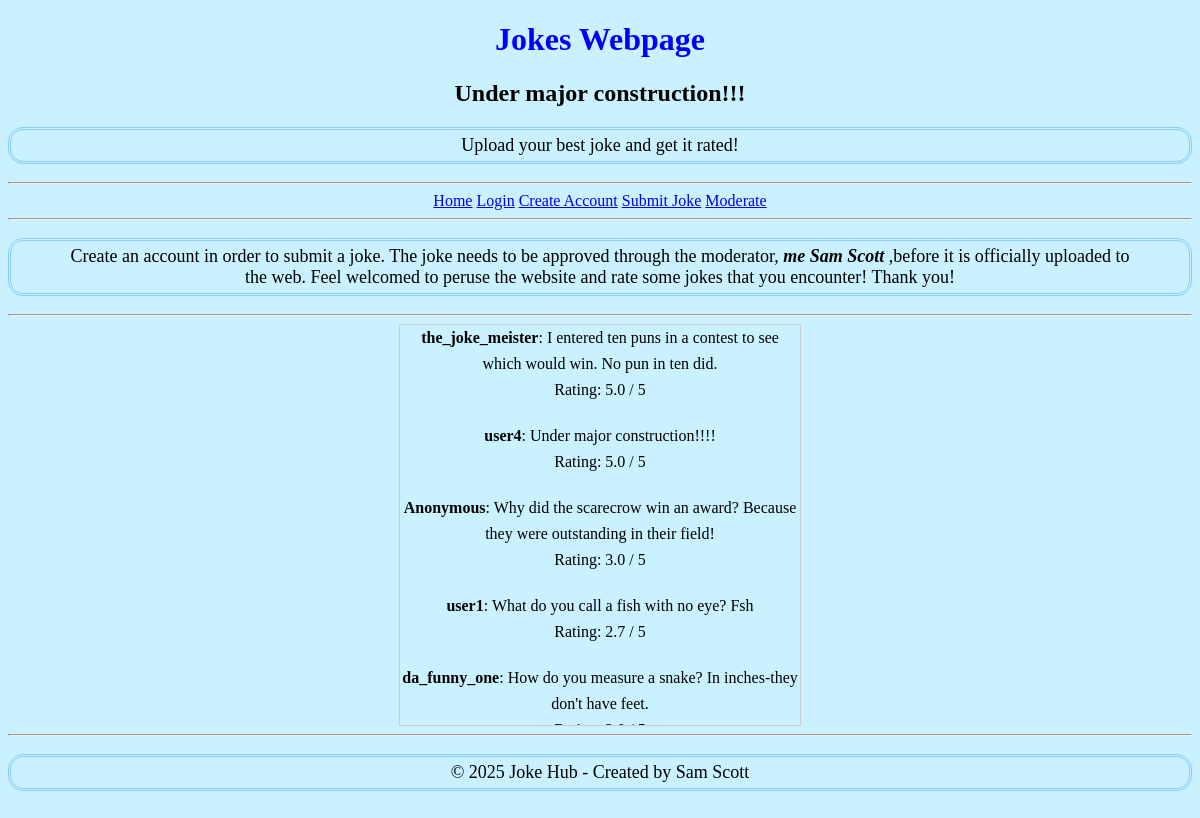
The page / on the database its author committed.
### tables this page shows
CREATE TABLE jokes (
                    id INTEGER PRIMARY KEY AUTOINCREMENT,
                    content TEXT NOT NULL,
                    timestamp TEXT NOT NULL,
                    rating REAL DEFAULT 0,
                    approved INTEGER DEFAULT 0
                    , username TEXT);

### app.py (the view)
@app.route("/", methods=['GET', 'POST'])
def index():
    conn = sqlite3.connect('jokes.db')
    c = conn.cursor()
    c.execute('SELECT content, rating, username, id FROM jokes WHERE approved=1 ORDER BY rating DESC')
    jokes = c.fetchall()
    conn.close()
    return render_template('index.html', jokes=jokes, username=session.get('username'))

### templates/index.html (shortened to what this page needs)
<!DOCTYPE html>
<html lang="en">
<head>
    <link rel="stylesheet" href="{{ url_for('static', filename='css/index.css') }}">
</head>
<body>
    <header>
        <h1> Jokes Webpage </h1>
        <h2>Under major construction!!!</h2>
        <div class="subtitle">
            <p>Upload your best joke and get it rated!</p>
        </div>
        <hr>
    </header>
    <nav>
        <div class="hyperlinks">
        <a href="/">Home</a>
        <a href="/login">Login</a>
        <a href="/create_account">Create Account</a>
        <a href="/submit_joke">Submit Joke</a>
        <a href="/moderate">Moderate</a>
        </div>
        <hr>
    </nav>
    <p> Create an account in order to submit a joke. The joke needs to be approved through
        the moderator, <em> <b> me Sam Scott </b> </em> ,before it is officially uploaded to the web. Feel
    welcomed to peruse the website and rate some jokes that you encounter! Thank you! </p>
    <hr>
    <main>
            <div class="scroll-box">
                {% for joke in jokes %}
                    <div class="joke-space">
                        <strong>{{ joke[2] or "Anonymous" }}</strong>: {{ joke[0] }}<br>
                        Rating: {{ joke[1] or 0 }} / 5
                    </div>
                {% endfor %}
            </div>
    </main>
    <footer>
        <hr>
        <p>&copy; 2025 Joke Hub - Created by Sam Scott </p>
    </footer>
</body>
</html>

### static/css/index.css (style rules this page uses)
body { background-color:rgb(202, 241, 255); text-align: center; }
h1 { color: blue; }
p { font-size: 18px; padding: 5px 50px 5px 50px; border: 3px double lightskyblue; border-radius: 15px; }
main { display: flex; justify-content: center; align-items: center; flex-direction: column; }
.scroll-box { height:400px; width:400px; border:1px solid #ccc; font:16px/26px Georgia, Garamond, Serif; overflow:auto; }
.joke-space { margin-bottom: 20px; }

### rows shown on the page
jokes: username "the_joke_meister", content "I entered ten puns in a contest to see which would win. No pun in ten did.", rating "5.0"
jokes: username "user4", content "Under major construction!!!!", rating "5.0"
jokes: joke "Anonymous", content "Why did the scarecrow win an award? Because they were outstanding in their field!", rating "3.0"
jokes: username "user1", content "What do you call a fish with no eye? Fsh", rating "2.7"
jokes: username "da_funny_one", content "How do you measure a snake? In inches-they don't have feet."
